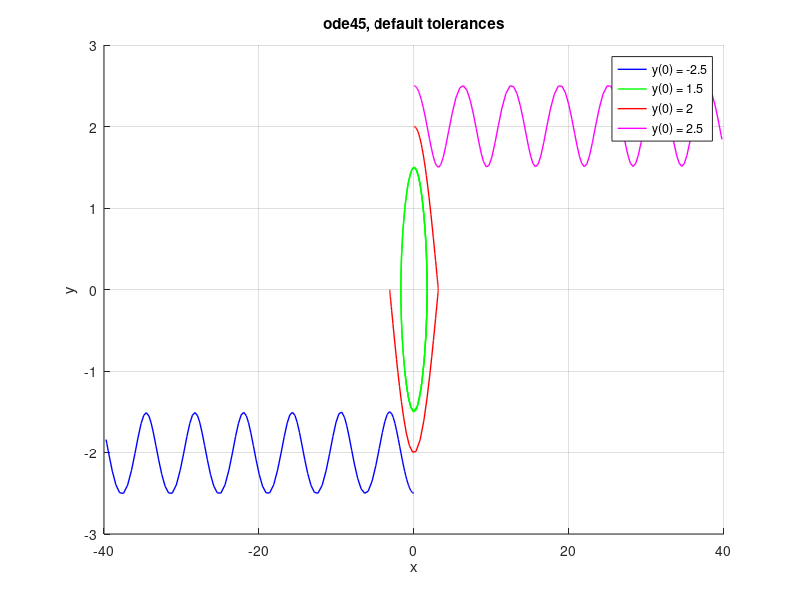

The MATLAB source for this figure:
% =========================================================================
%  pendulum_ode45.m  --  Figure 1 (top left) of the paper
%
%  Undamped pendulum      x' = y,   y' = -sin(x)
%
%  Four initial values (x,y) = (0, y0) with y0 in {-2.5, 1.5, 2.0, 2.5}
%  are integrated by MATLAB's ode45 with its default tolerances.
%
%  Three of the four orbits are qualitatively correct.  The one started at
%  y0 = 2.0 (red) makes one loop and then drifts onto a different orbit:
%  the conserved energy  E = 1 - cos(x) + y^2/2  equals 2 for that orbit,
%  which is below the separatrix value 4, so the exact solution is periodic
%  and x must stay bounded.  ode45 loses that.
%
%  Run src/repro/figure1.sh to produce the validated counterpart, then
%  src/tools/plot_pendulum.py (or load the traj_y*.txt files here).
% =========================================================================

f  = @(t, u) [u(2); -sin(u(1))];
y0 = [-2.5, 1.5, 2.0, 2.5];
T  = 20;
col = {'b', 'g', 'r', 'm'};

figure('Color', 'w'); hold on; grid on
for k = 1:numel(y0)
    [~, U] = ode45(f, [0 T], [0; y0(k)]);
    plot(U(:,1), U(:,2), col{k}, 'LineWidth', 1.0, ...
         'DisplayName', sprintf('y(0) = %g', y0(k)));
end
xlabel('x'); ylabel('y');
title('ode45, default tolerances');
legend('Location', 'best');

% Overlay the validated enclosures, if src/repro/figure1.sh has been run.
d = fullfile(fileparts(mfilename('fullpath')), '..', '..', 'repro', 'out', 'fig1', 'pendulum');
if isfolder(d)
    figure('Color', 'w'); hold on; grid on
    for k = 1:numel(y0)
        fn = fullfile(d, sprintf('traj_y%g.txt', y0(k)));
        if ~isfile(fn), continue; end
        M = readmatrix(fn, 'NumHeaderLines', 1, 'FileType', 'text');
        xm = (M(:,2) + M(:,3)) / 2;
        ym = (M(:,4) + M(:,5)) / 2;
        plot(xm, ym, col{k}, 'LineWidth', 1.0, ...
             'DisplayName', sprintf('y(0) = %g', y0(k)));
    end
    xlabel('x'); ylabel('y');
    title('validated enclosures (EndCoretraj)');
    legend('Location', 'best');
end
